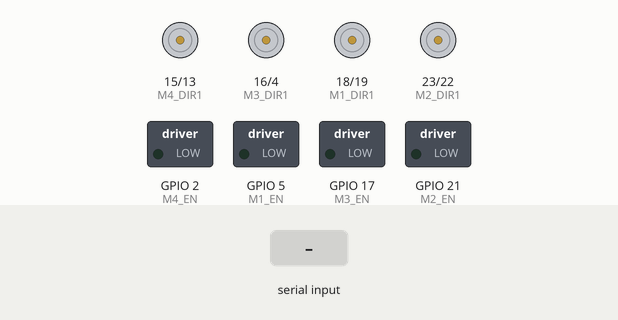
Simulated run of this sketch. Board: ESP32. Parts: motor-driver pin pairs drawn as motors (green arrow = first pin HIGH = forward, orange = second pin HIGH = backward, longer = more drive), switched loads named in the sketch (green lamp = pin HIGH). The inputs (shaded band) are chosen by the test bench. What the sketch prints to the serial monitor is not drawn.

Above: at 2.2 s.
2.3 s: "F90\n" received over Serial
At 3.5 s:
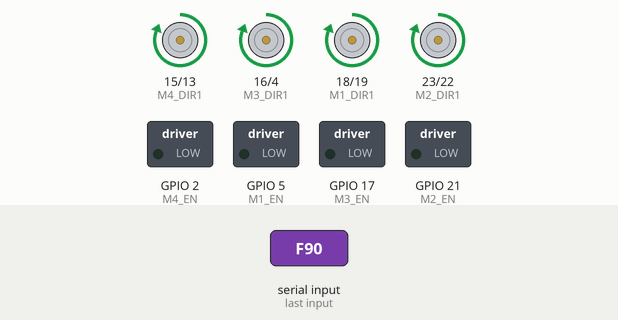
3.8 s: "B90\n" received over Serial
At 4.9 s:
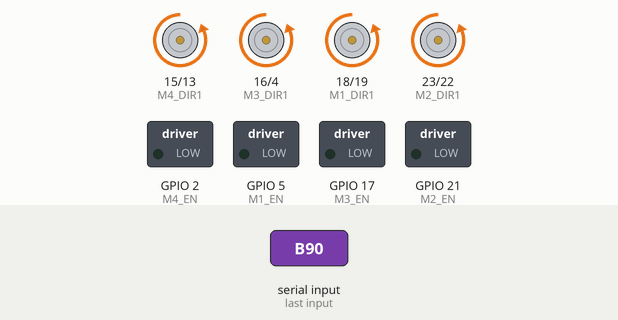
5.3 s: "S,1\n" received over Serial
At 6.0 s:
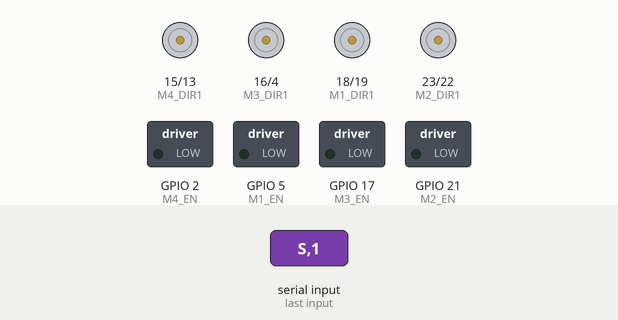
6.8 s: "F\n" received over Serial
At 7.1 s:
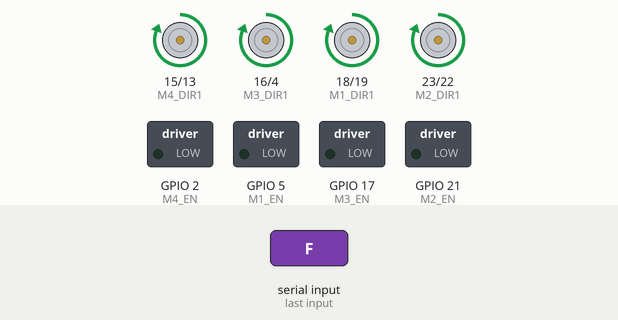
Timing chart, 0 to 9.3 s (numbered marks = the images above; inputs shaded):
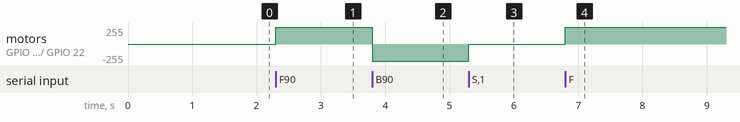

The sketch:

L293D-Test.ino
```cpp
#include <Arduino.h>

// Motor 1 (Front Left)
#define M1_EN 5
#define M1_DIR1 18
#define M1_DIR2 19

// Motor 2 (Front Right)
#define M2_EN 21
#define M2_DIR1 23
#define M2_DIR2 22

// Motor 3 (Rear Left)
#define M3_EN 17
#define M3_DIR1 16
#define M3_DIR2 4

// Motor 4 (Rear Right)
#define M4_EN 2
#define M4_DIR1 15
#define M4_DIR2 13

// PWM Configuration
#define PWM_FREQ 1000
#define PWM_RES 8
#define PWM_CH_M1 0
#define PWM_CH_M2 1
#define PWM_CH_M3 2
#define PWM_CH_M4 3

void setup() {
    Serial.begin(115200);
    delay(1000);
    Serial.println("ESP32 AWD Motor Control");

    // Set up motor direction pins
    pinMode(M1_DIR1, OUTPUT); pinMode(M1_DIR2, OUTPUT);
    pinMode(M2_DIR1, OUTPUT); pinMode(M2_DIR2, OUTPUT);
    pinMode(M3_DIR1, OUTPUT); pinMode(M3_DIR2, OUTPUT);
    pinMode(M4_DIR1, OUTPUT); pinMode(M4_DIR2, OUTPUT);

    // Configure PWM channels for speed control
    ledcSetup(PWM_CH_M1, PWM_FREQ, PWM_RES); ledcAttachPin(M1_EN, PWM_CH_M1);
    ledcSetup(PWM_CH_M2, PWM_FREQ, PWM_RES); ledcAttachPin(M2_EN, PWM_CH_M2);
    ledcSetup(PWM_CH_M3, PWM_FREQ, PWM_RES); ledcAttachPin(M3_EN, PWM_CH_M3);
    ledcSetup(PWM_CH_M4, PWM_FREQ, PWM_RES); ledcAttachPin(M4_EN, PWM_CH_M4);
}

void controlMotor(int motor, int speed, char direction) {
    int dir1, dir2, en, pwmCh;

    if (motor == 1) { dir1 = M1_DIR1; dir2 = M1_DIR2; en = M1_EN; pwmCh = PWM_CH_M1; }
    if (motor == 2) { dir1 = M2_DIR1; dir2 = M2_DIR2; en = M2_EN; pwmCh = PWM_CH_M2; }
    if (motor == 3) { dir1 = M3_DIR1; dir2 = M3_DIR2; en = M3_EN; pwmCh = PWM_CH_M3; }
    if (motor == 4) { dir1 = M4_DIR1; dir2 = M4_DIR2; en = M4_EN; pwmCh = PWM_CH_M4; }

    if (direction == 'F') {
        digitalWrite(dir1, HIGH);
        digitalWrite(dir2, LOW);
    } else if (direction == 'B') {
        digitalWrite(dir1, LOW);
        digitalWrite(dir2, HIGH);
    } else {
        digitalWrite(dir1, LOW);
        digitalWrite(dir2, LOW);
        speed = 0;
    }

    ledcWrite(pwmCh, speed);
}

void loop() {
    if (Serial.available()) {
        String input = Serial.readStringUntil('\n');
        input.trim();

        if (input == "S") {
            Serial.println("Stopping all motors...");
            for (int i = 1; i <= 4; i++) controlMotor(i, 0, 'S');
        } else {
            int comma1 = input.indexOf(',');
            int comma2 = input.indexOf(',', comma1 + 1);
            int comma3 = input.indexOf(',', comma2 + 1);
            int comma4 = input.indexOf(',', comma3 + 1);
            int comma5 = input.indexOf(',', comma4 + 1);
            int comma6 = input.indexOf(',', comma5 + 1);
            int comma7 = input.indexOf(',', comma6 + 1);

            int m1Speed = input.substring(0, comma1).toInt();
            char m1Dir = input.substring(comma1 + 1, comma2).charAt(0);
            int m2Speed = input.substring(comma2 + 1, comma3).toInt();
            char m2Dir = input.substring(comma3 + 1, comma4).charAt(0);
            int m3Speed = input.substring(comma4 + 1, comma5).toInt();
            char m3Dir = input.substring(comma5 + 1, comma6).charAt(0);
            int m4Speed = input.substring(comma6 + 1).toInt();
            char m4Dir = input.substring(comma7 + 1).charAt(0);

            controlMotor(1, m1Speed, m1Dir);
            controlMotor(2, m2Speed, m2Dir);
            controlMotor(3, m3Speed, m3Dir);
            controlMotor(4, m4Speed, m4Dir);
        }
    }
}
```

Measured:
- after the input at 2.3 s, motor on GPIO 15 (M4_DIR1) / GPIO 13 (M4_DIR2), motor on GPIO 16 (M3_DIR1) / GPIO 4 (M3_DIR2), motor on GPIO 18 (M1_DIR1) / GPIO 19 (M1_DIR2), motor on GPIO 23 (M2_DIR1) / GPIO 22 (M2_DIR2): stopped → forward 255/255 at once
- after the input at 3.8 s, motor on GPIO 15 (M4_DIR1) / GPIO 13 (M4_DIR2), motor on GPIO 16 (M3_DIR1) / GPIO 4 (M3_DIR2), motor on GPIO 18 (M1_DIR1) / GPIO 19 (M1_DIR2), motor on GPIO 23 (M2_DIR1) / GPIO 22 (M2_DIR2): forward 255/255 → backward 255/255 at once
- after the input at 5.3 s, motor on GPIO 15 (M4_DIR1) / GPIO 13 (M4_DIR2), motor on GPIO 16 (M3_DIR1) / GPIO 4 (M3_DIR2), motor on GPIO 18 (M1_DIR1) / GPIO 19 (M1_DIR2), motor on GPIO 23 (M2_DIR1) / GPIO 22 (M2_DIR2): backward 255/255 → stopped at once
- after the input at 6.8 s, motor on GPIO 15 (M4_DIR1) / GPIO 13 (M4_DIR2), motor on GPIO 16 (M3_DIR1) / GPIO 4 (M3_DIR2), motor on GPIO 18 (M1_DIR1) / GPIO 19 (M1_DIR2), motor on GPIO 23 (M2_DIR1) / GPIO 22 (M2_DIR2): stopped → forward 255/255 at once
